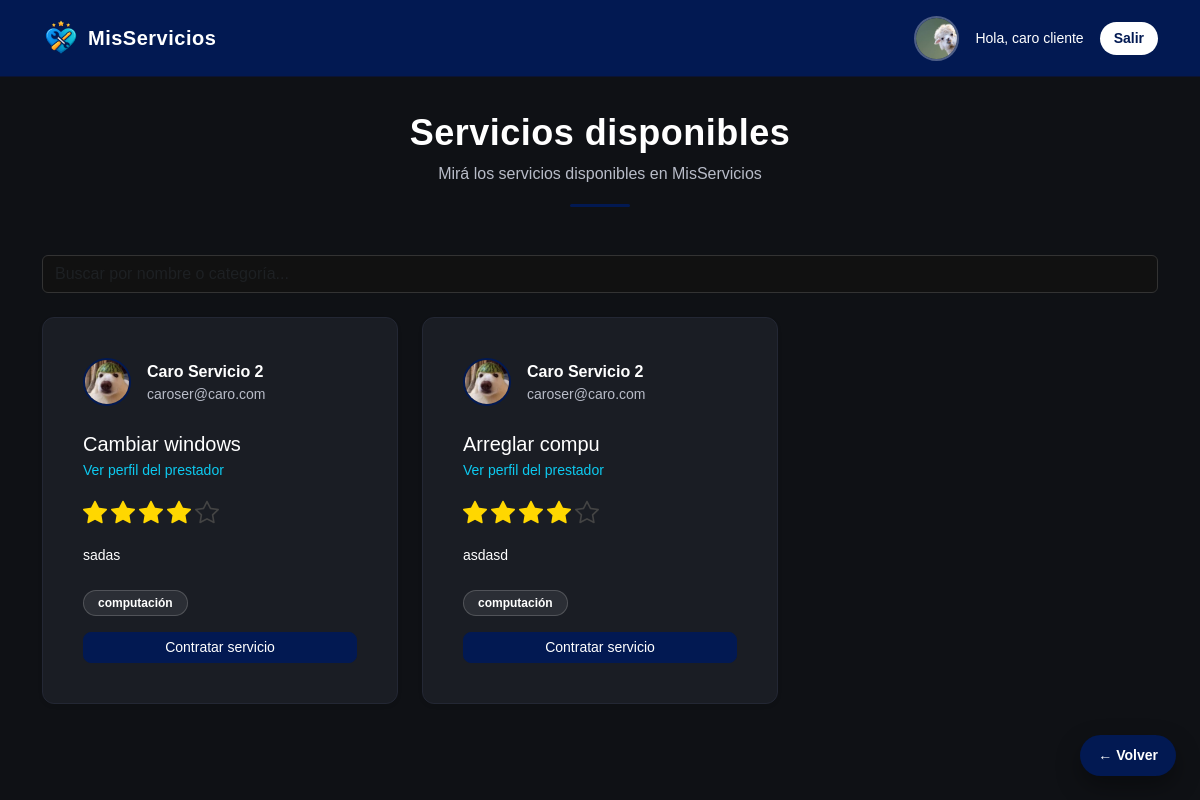
Page /servicios (signed in) on the committed database.
### models.py (models this page shows, shortened)
class Usuario(UserMixin, db.Model):
    __tablename__ = 'usuarios'
    id = db.Column(db.Integer, primary_key=True)
    nombre = db.Column(db.String(100), nullable=False)
    email = db.Column(db.String(120), unique=True, nullable=False)
    password = db.Column(db.String(255), nullable=False)
    rol = db.Column(db.String(20), nullable=False)
    imagen = db.Column(db.String(200))
    calificaciones = db.relationship('Calificacion', backref='cliente', lazy=True)
    def promedio_estrellas(self):
        total = 0
        cantidad = 0
        for servicio in self.servicios:
            for c in servicio.calificaciones:
                promedio_c = (c.precio + c.calidad + c.amabilidad) / 3
                total += promedio_c
                cantidad += 1
        if cantidad == 0:
            return None
        return round(total / cantidad, 1)

class Servicio(db.Model):
    __tablename__ = 'servicios'
    id = db.Column(db.Integer, primary_key=True)
    titulo = db.Column(db.String(100), nullable=False)
    descripcion = db.Column(db.Text, nullable=False)
    categoria = db.Column(db.String(50), nullable=False)
    usuario_id = db.Column(
        db.Integer,
        db.ForeignKey('usuarios.id'),
        nullable=False
    )
    usuario = db.relationship('Usuario', backref='servicios', lazy=True)
    calificaciones = db.relationship(
        'Calificacion',
        backref='servicio',
        lazy=True,
        cascade='all, delete-orphan'
    )

### app.py (the view)
@app.route('/servicios')
def servicios():
    query = request.args.get('q', '')
    todos = Servicio.query.all()
    if query:
        query_norm = normalizar(query)
        servicios_filtrados = []
        for s in todos:
            titulo = normalizar(s.titulo)
            categoria = normalizar(s.categoria)
            if query_norm in titulo or query_norm in categoria:
                servicios_filtrados.append(s)
        servicios = servicios_filtrados
    else:
        servicios = todos
    return render_template('servicios.html', servicios=servicios, query=query)

### app.py (called while the page is built)
@login_manager.user_loader
def load_user(user_id):
    return Usuario.query.get(int(user_id))

### templates/servicios.html (shortened to what this page needs)
{% extends "base.html" %}
{% block page_header %}
    {% set titulo = "Servicios disponibles" %}
    {% set subtitulo = "Mirá los servicios disponibles en MisServicios" %}
    {% include "components/page_header.html" %}
{% endblock %}
{% block content %}
<form onsubmit="return false;" class="mb-4">
    <div class="input-group flex-column flex-sm-row gap-2">
        <input
            type="text"
            id="buscador"
            name="q"
            class="form-control"
            placeholder="Buscar por nombre o categoría..."
            value="{{ query }}"
            autocomplete="off"
        >
    </div>
</form>
<div class="row g-4" id="contenedor-servicios">
    {% include "components/_cards_servicios.html" %}
</div>
{% endblock %}

### templates/base.html (shortened to what this page needs)
<!DOCTYPE html>
<html lang="es">
<head>
    <link href="https://cdn.jsdelivr.net/npm/bootstrap@5.3.2/dist/css/bootstrap.min.css" rel="stylesheet">
    <link rel="stylesheet" href="{{ url_for('static', filename='css/styles.css') }}">
    <link rel="stylesheet" href="https://cdn.jsdelivr.net/npm/bootstrap-icons@1.11.3/font/bootstrap-icons.css">
</head>
<body>
<nav class="navbar navbar-expand-lg navbar-dark navbar-custom">
    <div class="container">
        <a class="navbar-brand d-flex align-items-center gap-2 fw-bold"
           href="{% if current_user.is_authenticated %}
                    {{ url_for('dashboard') }}
                 {% else %}
                    {{ url_for('index') }}
                 {% endif %}">
            <img src="{{ url_for('static', filename='img/logo-icon.png') }}"
                 class="logo-navbar">
            <span class="logo-text">MisServicios</span>
        </a>
        <div class="collapse navbar-collapse justify-content-lg-end text-center" id="navbarContent">
            {% if current_user.is_authenticated %}
            <div class="d-flex flex-column flex-lg-row align-items-center gap-3 mt-3 mt-lg-0">
                {% if current_user.imagen %}
                    <img src="{{ url_for('static', filename='uploads/' + current_user.imagen) }}"
                         class="avatar-navbar">
                {% else %}
                    <div class="prestador-avatar-placeholder">
                        {{ current_user.nombre[0] }}
                    </div>
                {% endif %}
                <span class="text-white small">
                    Hola, {{ current_user.nombre }}
                </span>
                <a href="{{ url_for('logout') }}" class="btn btn-logout btn-sm">
                    Salir
                </a>
            </div>
            {% endif %}
        </div>
    </div>
</nav>
<main class="container py-4">
    {% block page_header %}{% endblock %}
    {% block content %}{% endblock %}
</main>
{% if request.endpoint not in ['index'] %}
<a href="javascript:history.back()" class="btn-volver">
    ← Volver
</a>
{% endif %}
</body>
</html>

### templates/components/_cards_servicios.html
{% from "components/estrellas.html" import render_estrellas %}
{% for servicio in servicios %}
<div class="col-12 col-sm-6 col-lg-4 mb-4">
    <div class="card shadow-sm h-100">
        <div class="card-body d-flex flex-column">
            <div class="prestador-info d-flex align-items-center gap-3 flex-wrap">
                {% if servicio.usuario.imagen %}
                    <img
                        src="{{ url_for('static', filename='uploads/' + servicio.usuario.imagen) }}"
                        class="prestador-avatar"
                    >
                {% else %}
                    <div class="prestador-avatar-placeholder">
                        {{ servicio.usuario.nombre[0] }}
                    </div>
                {% endif %}
                <div class="flex-grow-1">
                    <div class="prestador-nombre fw-bold">
                        {{ servicio.usuario.nombre }}
                    </div>
                    <div class="prestador-email small text-muted">
                        {{ servicio.usuario.email }}
                    </div>
                </div>
            </div>
            <h5 class="card-title mt-3 mb-1">
                {{ servicio.titulo }}
            </h5>
            <a href="{{ url_for('perfil_prestador', usuario_id=servicio.usuario_id) }}"
               class="text-decoration-none text-info small mb-2">
               Ver perfil del prestador
            </a>
            <div class="mb-2">
                {% if servicio.usuario.promedio_estrellas() %}
                    {{ render_estrellas(servicio.usuario.promedio_estrellas()) }}
                {% else %}
                    <span class="text-muted small">Sin calificaciones</span>
                {% endif %}
            </div>
            <p class="card-text small flex-grow-1">
                {{ servicio.descripcion }}
            </p>
            <div class="mt-2">
                <span class="badge bg-primary">
                    {{ servicio.categoria }}
                </span>
            </div>
            {% if current_user.is_authenticated and current_user.rol == 'cliente' %}
                <a href="{{ url_for('contratar_servicio', servicio_id=servicio.id) }}"
                   class="btn btn-primary btn-sm mt-3 w-100">
                   Contratar servicio
                </a>
            {% endif %}
        </div>
    </div>
</div>
{% else %}
<div class="col-12">
    <p class="text-muted text-center">
        No hay servicios publicados aún.
    </p>
</div>
{% endfor %}

### templates/components/estrellas.html (shortened to what this page needs)
{% macro render_estrellas(promedio) %}
    {% set enteras = promedio|int %}
    {% set media = 1 if promedio - enteras >= 0.5 else 0 %}
    {% set vacias = 5 - enteras - media %}
    <div class="estrellas estrellas-card">
        {% for _ in range(enteras) %}
            <i class="bi bi-star-fill estrella activa"></i>
        {% endfor %}
        {% for _ in range(vacias) %}
            <i class="bi bi-star estrella"></i>
        {% endfor %}
    </div>
{% endmacro %}

### static/css/styles.css (style rules this page uses)
:root { --primary-color: #021952; --primary-hover: #04307a; --bg-dark: #0f1115; --card-dark: #1a1d24; --text-light: #ffffff; --text-muted: #b8bcc8; }
body { margin: 0; font-family: Arial, Helvetica, sans-serif; background-color: var(--bg-dark); color: var(--text-light); }
.navbar-custom { background-color: var(--primary-color); border-bottom: 1px solid #0b1333; padding: 14px 0; }
.logo-navbar { height: 38px; }
.btn-primary { background-color: var(--primary-color); border-color: var(--primary-color); border-radius: 8px; }
.btn-logout { background-color: #ffffff; color: var(--primary-color); border-radius: 20px; padding: 6px 14px; font-weight: 600; border: none; transition: all .2s ease; }
.btn-volver { position: fixed; bottom: 24px; right: 24px; z-index: 1500; background: var(--primary-color); color: #ffffff; text-decoration: none; padding: 10px 18px; border-radius: 30px; font-weight: 600; font-size: 14px; box-shadow: 0 10px 25px rgba(0,0,0,0.35); transition: all .2s ease; }
.card { background-color: var(--card-dark); border-radius: 12px; border: 1px solid #232734; color: #fff; width: 100%; padding: 20px; }
.prestador-info { display: flex; align-items: center; gap: 10px; margin-bottom: 10px; flex-wrap: wrap; }
.prestador-avatar, .prestador-avatar-placeholder { width: 48px; height: 48px; border-radius: 50%; }
.prestador-avatar { object-fit: cover; border: 2px solid var(--primary-color); }
.text-muted { color: var(--text-muted) !important; }
.input-group input { background: #111; color: white; border: 1px solid #333; }
.badge.bg-primary { background-color: rgba(255,255,255,0.08) !important; border: 1px solid rgba(255,255,255,0.18); border-radius: 20px; padding: 6px 14px; }
.estrellas { display: inline-flex; gap: 4px; font-size: 22px; }
.estrella.activa { color: #FFD700; }
@media (min-width: 768px) { .card { padding: 22px; } }
@media (min-width: 1024px) { .card { padding: 24px; } }
.estrellas-card { font-size: 20px; margin: 6px 0; }
@media (min-width: 768px) { .estrellas-card { font-size: 22px; } }
@media (min-width: 1024px) { .estrellas-card { font-size: 24px; } }
.estrella { color: #444; }
.logo-text { color: #ffffff; font-weight: 700; font-size: 20px; letter-spacing: 0.5px; }
.avatar-navbar { width: 45px; height: 45px; border-radius: 50%; object-fit: cover; border: 2px solid rgba(255,255,255,0.3); }

### rows in the picture
Usuario: imagen (picture), nombre "caro cliente"
Servicio: imagen (picture), usuario.nombre "Caro Servicio 2", usuario.email "caroser@caro.com", titulo "Cambiar windows", descripcion "sadas", categoria "computación"
Servicio: imagen (picture), usuario.nombre "Caro Servicio 2", usuario.email "caroser@caro.com", titulo "Arreglar compu", descripcion "asdasd", categoria "computación"

### other values in the picture
{{ titulo }} "Servicios disponibles"
{{ subtitulo }} "Mirá los servicios disponibles en MisServicios"
